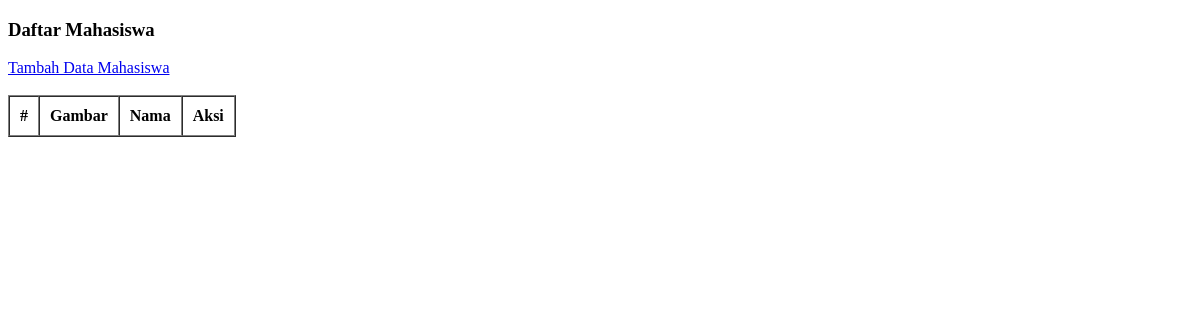
The app's page /pertemuan10/latihan3.php, older data.
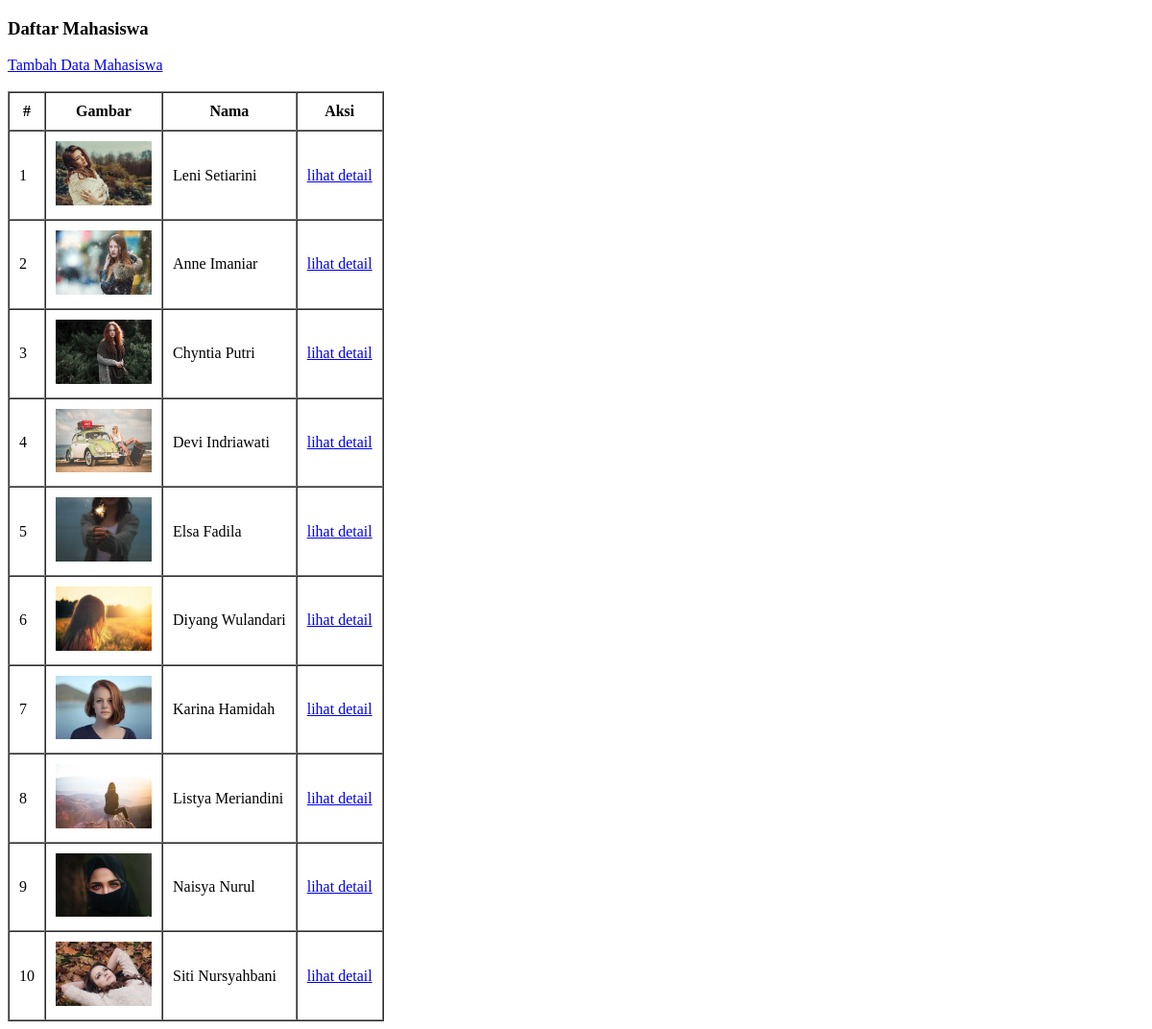
The same page, newer data.
### tables this page shows
CREATE TABLE `mahasiswa` (
  `id` int(50) NOT NULL,
  `nama` varchar(255) NOT NULL,
  `nrp` char(255) NOT NULL,
  `email` varchar(255) NOT NULL,
  `jurusan` varchar(255) NOT NULL,
  `gambar` varchar(255) NOT NULL
);

### pertemuan10/functions.php (called while the page is built, shortened)
<?php
function koneksi()
{
  return mysqli_connect('localhost', 'root', '', 'pw_203040047');
}
function query($query)
{
  $conn = koneksi();
  $result = mysqli_query($conn, $query);
  $rows = [];
  while ($row = mysqli_fetch_assoc($result)) {
    $rows[] = $row;
  }
  return $rows;
}

### pertemuan10/latihan3.php (the view, shortened to what this page needs)
<?php
require 'functions.php';
$mahasiswa = query("SELECT * FROM mahasiswa");
?>
<!DOCTYPE html>
<html lang="en">
<head>
</head>
<body>
  <h3>Daftar Mahasiswa</h3>
  <a href="tambah.php">Tambah Data Mahasiswa</a>
  <br><br>
  <table border="1" cellpadding="10" cellspacing="0">
    <tr>
      <th>#</th>
      <th>Gambar</th>
      <th>Nama</th>
      <th>Aksi</th>
    </tr>
    <?php $i = 1;
    foreach ($mahasiswa as $m) : ?>
      <tr>
        <td><?= $i++; ?></td>
        <td><img src="img/<?= $m['gambar']; ?>" width="100"></td>
        <td><?= $m['nama']; ?></td>
        <td>
          <a href="detail.php?id=<?= $m['id']; ?>">lihat detail</a>
        </td>
      </tr>
    <?php endforeach; ?>
  </table>
</body>
</html>

Row changes from the older to the newer data that the page shows:
added mahasiswa: gambar (picture), nama "Leni Setiarini"
added mahasiswa: gambar (picture), nama "Anne Imaniar"
added mahasiswa: gambar (picture), nama "Chyntia Putri"
added mahasiswa: shows a picture, nama "Devi Indriawati"
added mahasiswa: gambar (picture), nama "Elsa Fadila"
added mahasiswa: gambar (picture), nama "Diyang Wulandari"
added mahasiswa: gambar (picture), nama "Karina Hamidah"
added mahasiswa: gambar (picture), nama "Listya Meriandini"
added mahasiswa: gambar (picture), nama "Naisya Nurul"
added mahasiswa: gambar (picture), nama "Siti Nursyahbani"
